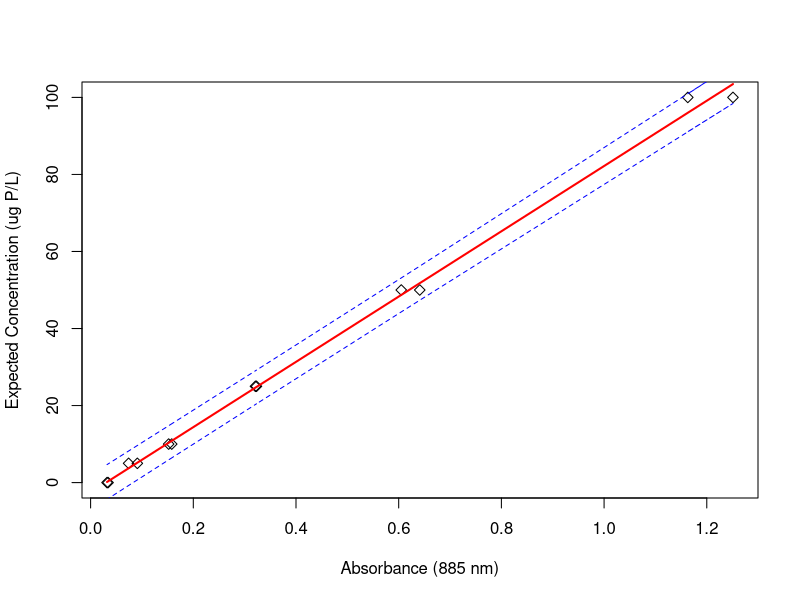
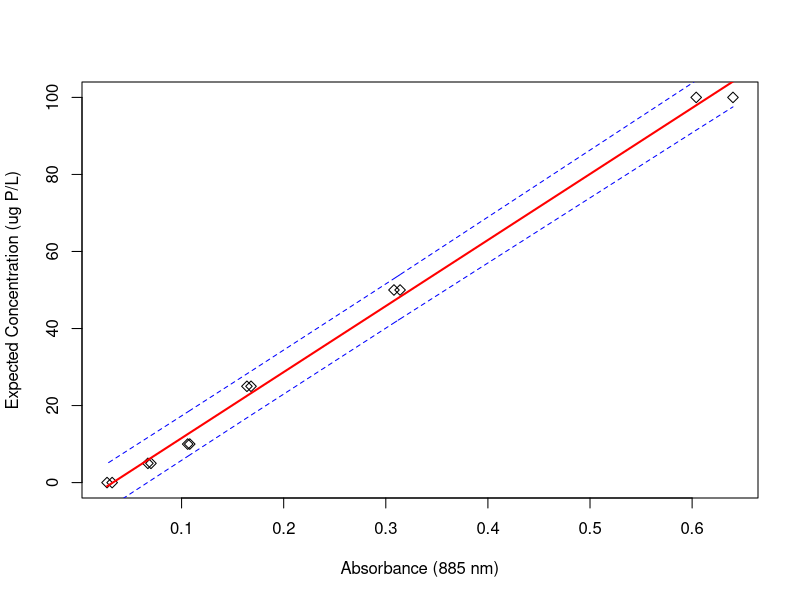

Write the R code that produced these figures, in order.
################################################################################
#                                                                              #
# Total Phosphorus Calculations for HMWF Data                                  #
#                                                                              #
################################################################################
#                                                                              #
# Written by: Mario Muscarella                                                 #
#                                                                              #
# Created: 23 Aug 2011                                                         #
#                                                                              #
# Last update: 12 Nov 2015                                                     #
#                                                                              #
################################################################################
#                                                                              #
# Notes: This script processes the raw data optained for total phosphorus      #
#         concentrations in Huron Mountain lakes. The data were generated      #
#         using a the ammonium molybdate method with oxidation                 #
#                                                                              #
# Issues: Non Identified                                                       #
#                                                                              #
# Recent Changes:                                                              #
#         1. Added calculations for 2012 data                                  #
#                                                                              #
# Future Changes (To-Do List):                                                 #
#         1.                                                                   #
#                                                                              #
################################################################################

setwd("~/GitHub/ResourceHeterogeneity")

################################################################################
# 2011 Data                                                                    #
################################################################################

raw.data=read.delim("./data/HMWF2011_TP_Raw.txt", header=TRUE)

#Standard Curve
exp <- c(0,0,5,5,10,10,25,25,50,50,100,100)
obs <- c(raw.data[1:2,2],raw.data[7:16,2])
st.crv <- cbind(exp,obs)
crv <- lm(exp ~ obs)
summary(crv)

#Predictions based on Curve Data
pred.frame <- data.frame(obs)
pl <- predict(crv, int="p", newdata=pred.frame)

#Visualization of Curve
plot(y=exp,x=obs,ylab="Expected Concentration (ug P/L)",xlab="Absorbance (885 nm)",pch=5)
matlines(pred.frame, pl, lty=c(1,2,2), lw=c(2,1,1), col= c("red","blue","blue"))

#Sample Data
sites <- as.character(raw.data$Sample[17:38])
sites
raw <- c(raw.data[17:38,2])
raw

#Predictions for Sample Data
exp.2 <- c(0,0,5,5,10,10,25,25,50,50,100,100,NA,NA,NA,NA,NA,NA,NA,NA,NA,NA,NA,
           NA,NA,NA,NA,NA,NA,NA,NA,NA,NA,NA)
obs.2 <- c(raw.data[1:2,2],raw.data[7:16,2],raw.data[17:38,2])
crv.2 <- lm(exp.2 ~ obs.2)
summary(crv.2)
pred.frame.2 <- data.frame(obs.2)
pl.2 <- predict(crv.2, int="p", newdata=pred.frame.2,se.fit=TRUE)
pl.2$fit

#Data Table
sample <- c(exp,sites)
names <- as.data.frame(sample)

data=cbind(names,pl.2$fit,pl.2$se.fit)
colnames(data) <- c("Sample","Concentration (ug P/L)","LCL","UCL","SE")
data

#Export Data
write.table(data, file="./data/2011TP_data.txt", col.names=TRUE,
            row.names=FALSE,sep="\t")

################################################################################
# 2012 Data                                                                    #
################################################################################

raw.data=read.delim("./data/HMWF2012_TP_Raw.txt", header=TRUE)

#Standard Curve
exp <- c(0,0,5,5,10,10,25,25,50,50,100,100)
obs <- c(raw.data[1:2,2],raw.data[7:16,2])
st.crv <- cbind(exp,obs)
crv <- lm(exp ~ obs)
summary(crv)

#Predictions based on Curve Data
pred.frame <- data.frame(obs)
pl <- predict(crv, int="p", newdata=pred.frame)

#Visualization of Curve
plot(y=exp,x=obs,ylab="Expected Concentration (ug P/L)",xlab="Absorbance (885 nm)",pch=5)
matlines(pred.frame, pl, lty=c(1,2,2), lw=c(2,1,1), col= c("red","blue","blue"))

#Sample Data
sites <- as.character(raw.data$Sample[17:40])
raw <- c(raw.data[17:40,2])

#Predictions for Sample Data
exp.2 <- c(0,0,5,5,10,10,25,25,50,50,100,100,NA,NA,NA,NA,NA,NA,NA,NA,NA,NA,NA,
           NA,NA,NA,NA,NA,NA,NA,NA,NA,NA,NA,NA,NA)
obs.2 <- c(raw.data[1:2,2],raw.data[7:16,2],raw.data[17:40,2])
crv.2 <- lm(exp.2 ~ obs.2)
summary(crv.2)
pred.frame.2 <- data.frame(obs.2)
pl.2 <- predict(crv.2, int="p", newdata=pred.frame.2,se.fit=TRUE)
pl.2$fit

#Data Table
sample <- c(exp,sites)
names <- as.data.frame(sample)

data=cbind(names,pl.2$fit,pl.2$se.fit)
colnames(data) <- c("Sample","Concentration (ug P/L)","LCL","UCL","SE")
data

#Export Data
write.table(data, file="./data/2012TP_data.txt", col.names=TRUE,
            row.names=FALSE,sep="\t")



